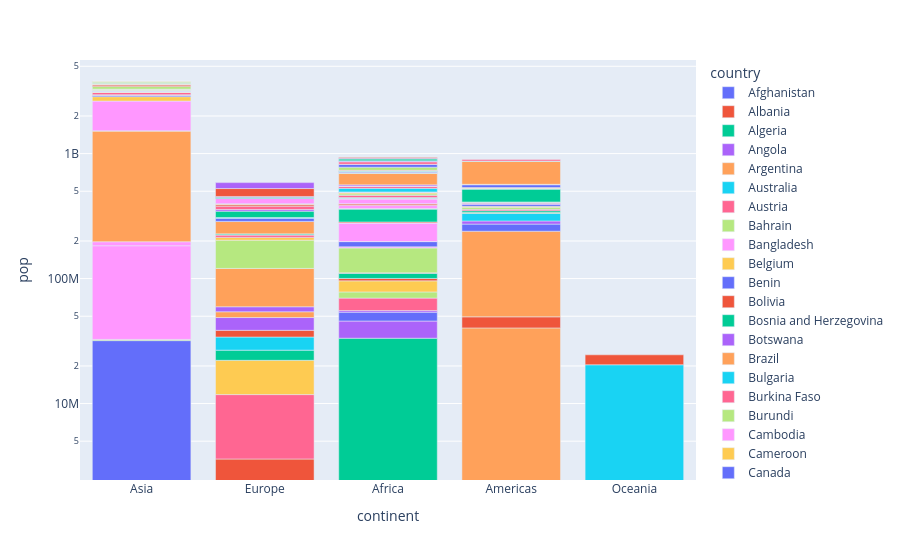

Source (notebook cell):
### Code cell
#stacked bar chart
#pop contribution per country to a contients pop stacked for a particular year(2007)
temp_df = gap[gap['year']==2007]
px.bar(temp_df,x='continent',y='pop',color='country',log_y=True)
